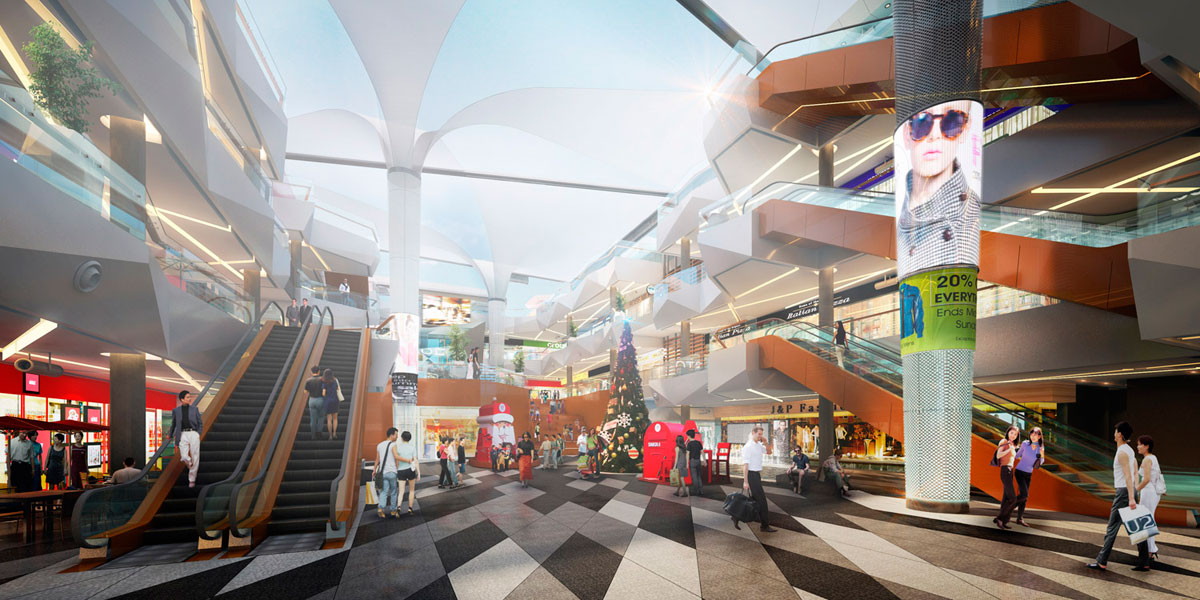
#> input picture hw1/img/bright.jpg, 1200 x 600 px
$ python histogramEqualization.py
#> lines starting #> are read from the running program, lines starting #| are printed output that depends on the picture
import cv2
import numpy as np
from matplotlib import pyplot as plt

# Load image and convert to grayscale
im = cv2.imread('img/bright.jpg', 0)
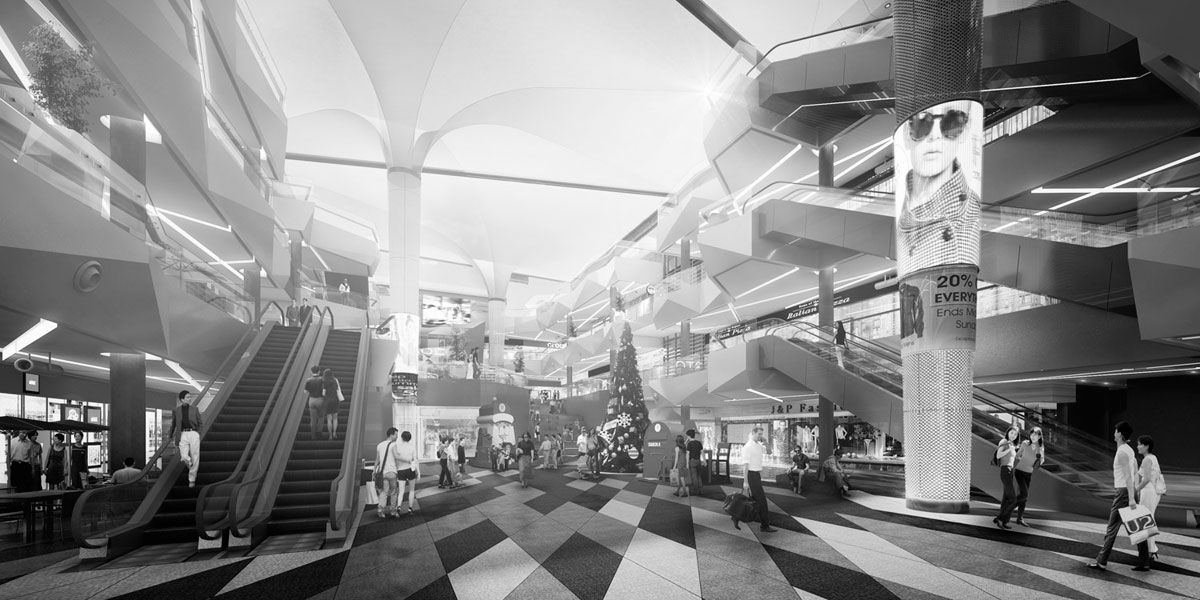
#> im: shape (600, 1200); min 0, max 255, mean 137.2

# Equalization
eq = cv2.equalizeHist(im)

# Plotting Histograms
grayHis = cv2.calcHist([im], [0], None, [256], [0, 256])
#> grayHis = 256 values, max 7119 at index 241, min 390 at index 254, mean 2812.5
plt.subplot(211)
plt.plot(grayHis)

eqHis = cv2.calcHist([eq], [0], None, [256], [0, 256])
#> eqHis = 256 values, max 7119 at index 248, min 0 at index 47, mean 2812.5
plt.subplot(212)
plt.plot(eqHis)

plt.show()
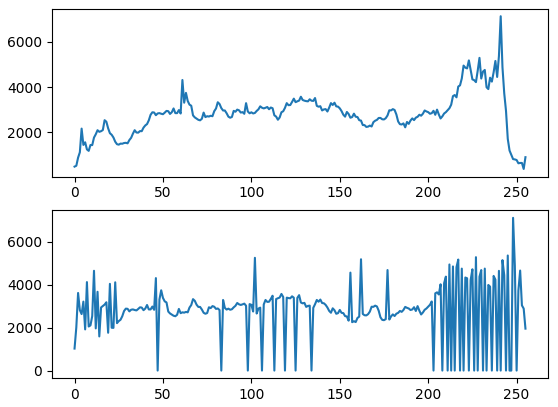
#> figure drawn by matplotlib, 2 panels; panel 1: curve peaks at x = 241, y = 7119; panel 2: curve peaks at x = 248, y = 7119


cv2.waitKey(0)
cv2.destroyAllWindows()
